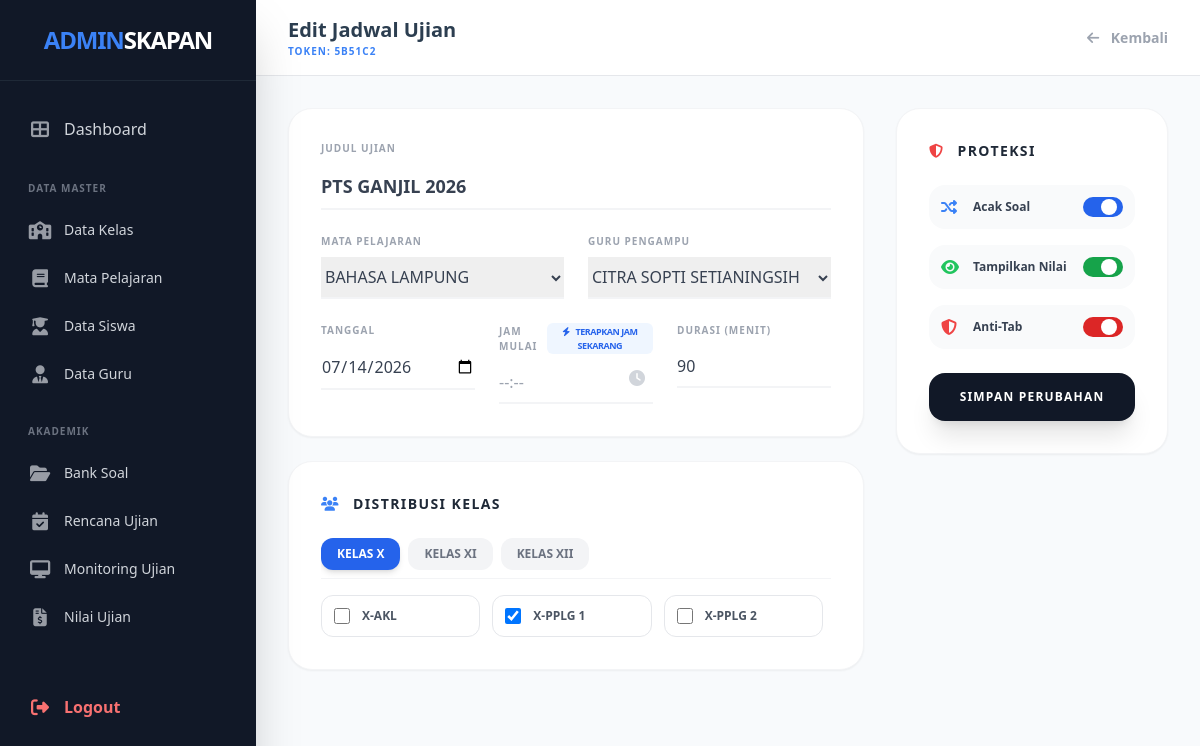
/cbt_sekolah/pages/admin/ujian_edit.php?id=15 (signed in), run on the app's committed database.
### tables this page shows
CREATE TABLE `tb_ujian` (
  `id_ujian` int(11) NOT NULL,
  `id_mapel` int(11) NOT NULL,
  `id_guru` int(11) NOT NULL,
  `judul_ujian` varchar(200) NOT NULL,
  `tanggal_ujian` date NOT NULL,
  `jam_mulai` time NOT NULL,
  `jam_selesai` time NOT NULL,
  `durasi_menit` int(11) NOT NULL,
  `token` varchar(10) DEFAULT NULL,
  `tampil_nilai` enum('0','1') DEFAULT '0',
  `acak_soal` enum('0','1') DEFAULT '0',
  `anti_tab` enum('0','1') DEFAULT '0',
  `status_ujian` enum('aktif','nonaktif') DEFAULT 'aktif'
);

CREATE TABLE `tb_mapel` (
  `id_mapel` int(11) NOT NULL,
  `kode_mapel` varchar(20) DEFAULT NULL,
  `nama_mapel` varchar(100) NOT NULL
);

CREATE TABLE `tb_users` (
  `id_user` int(11) NOT NULL,
  `nama_lengkap` varchar(100) NOT NULL,
  `ruangan` varchar(100) DEFAULT NULL,
  `username` varchar(50) NOT NULL,
  `password` varchar(255) NOT NULL,
  `role` enum('admin','guru','siswa','pengawas') NOT NULL,
  `id_kelas` int(11) DEFAULT NULL,
  `nisn` varchar(20) DEFAULT NULL,
  `jenis_kelamin` enum('L','P') DEFAULT NULL,
  `tempat_lahir` varchar(100) DEFAULT NULL,
  `tanggal_lahir` date DEFAULT NULL,
  `nis` varchar(20) DEFAULT NULL,
  `agama` varchar(20) DEFAULT NULL,
  `alamat` text DEFAULT NULL,
  `created_at` timestamp NOT NULL DEFAULT current_timestamp(),
  `status` enum('aktif','nonaktif') DEFAULT 'aktif'
);

CREATE TABLE `tb_kelas` (
  `id_kelas` int(11) NOT NULL,
  `tingkat` enum('X','XI','XII') DEFAULT NULL,
  `nama_kelas` varchar(50) NOT NULL
);

### cbt_sekolah/pages/admin/ujian_edit.php (the view, shortened to what this page needs)
<?php
require_once '../../config/koneksi.php';
$id_ujian = isset($_GET['id']) ? $_GET['id'] : null;
$stmt = $pdo->prepare("SELECT * FROM tb_ujian WHERE id_ujian = ?");
$stmt->execute([$id_ujian]);
$u = $stmt->fetch();
$pilih = $pdo->prepare("SELECT id_kelas FROM tb_ujian_kelas WHERE id_ujian = ?");
$pilih->execute([$id_ujian]);
$id_kelas_terpilih = $pilih->fetchAll(PDO::FETCH_COLUMN);
$mapel_list = $pdo->query("SELECT * FROM tb_mapel ORDER BY nama_mapel ASC")->fetchAll();
$guru_list  = $pdo->query("SELECT * FROM tb_users WHERE role IN ('admin', 'guru') ORDER BY nama_lengkap ASC")->fetchAll();
$kelas_list = $pdo->query("SELECT * FROM tb_kelas ORDER BY nama_kelas ASC")->fetchAll();
?>
<!DOCTYPE html>
<html lang="id">
<head>
    <script src="https://cdn.tailwindcss.com"></script>
    <link rel="stylesheet" href="https://cdnjs.cloudflare.com/ajax/libs/font-awesome/6.4.0/css/all.min.css">
    <link rel="stylesheet" href="https://cdn.jsdelivr.net/npm/flatpickr/dist/flatpickr.min.css">
</head>
<body class="bg-[#F8FAFC] font-sans text-gray-700">
    <?php include '../../layouts/sidebar_admin.php'; ?>
    <div class="md:ml-64 min-h-screen">
        <header class="bg-white border-b border-gray-200 py-4 px-8 sticky top-0 z-40 flex justify-between items-center">
            <div>
                <h1 class="text-xl font-bold text-[#2C3E50]">Edit Jadwal Ujian</h1>
                <p class="text-[10px] text-blue-500 font-bold uppercase tracking-widest">Token: <?= $u['token'] ?></p>
            </div>
            <a href="rencana_ujian.php" class="text-sm font-bold text-gray-400 hover:text-gray-600"><i class="fas fa-arrow-left mr-2"></i> Kembali</a>
        </header>
        <main class="p-8">
            <form action="../../proses/ujian_proses.php" method="POST" class="max-w-5xl mx-auto grid grid-cols-1 lg:grid-cols-3 gap-8">
                <div class="lg:col-span-2 space-y-6">
                    <div class="bg-white p-8 rounded-3xl border border-gray-100 shadow-sm space-y-6">
                        <div>
                            <label class="text-[10px] font-black text-gray-400 uppercase tracking-widest block mb-2">Judul Ujian</label>
                            <input type="text" name="judul_ujian" value="<?= htmlspecialchars($u['judul_ujian']) ?>" class="w-full border-b-2 border-gray-100 py-2 outline-none focus:border-blue-500 transition font-bold text-lg" required>
                        </div>
                        <div class="grid grid-cols-2 gap-6">
                            <div>
                                <label class="text-[10px] font-black text-gray-400 uppercase tracking-widest block mb-2">Mata Pelajaran</label>
                                <select name="id_mapel" class="w-full border-b-2 border-gray-100 py-2 outline-none focus:border-blue-500 transition font-medium" required>
                                    <?php foreach ($mapel_list as $m): ?>
                                        <option value="<?= $m['id_mapel'] ?>" <?= $m['id_mapel'] == $u['id_mapel'] ? 'selected' : '' ?>><?= $m['nama_mapel'] ?></option>
                                    <?php endforeach; ?>
                                </select>
                            </div>
                            <div>
                                <label class="text-[10px] font-black text-gray-400 uppercase tracking-widest block mb-2">Guru Pengampu</label>
                                <select name="id_guru" class="w-full border-b-2 border-gray-100 py-2 outline-none focus:border-blue-500 transition font-medium" required>
                                    <?php foreach ($guru_list as $g): ?>
                                        <option value="<?= $g['id_user'] ?>" <?= $g['id_user'] == $u['id_guru'] ? 'selected' : '' ?>><?= $g['nama_lengkap'] ?></option>
                                    <?php endforeach; ?>
                                </select>
                            </div>
                        </div>
                        <div class="grid grid-cols-3 gap-6">
                            <div>
                                <label class="text-[10px] font-black text-gray-400 uppercase tracking-widest block mb-2">Tanggal</label>
                                <input type="date" name="tanggal_ujian" value="<?= $u['tanggal_ujian'] ?>" class="w-full border-b-2 border-gray-100 py-2 outline-none focus:border-blue-500 transition" required>
                            </div>
                            <div>
                                <div class="flex justify-between items-center mb-2">
                                    <label class="text-[10px] font-bold text-gray-400 uppercase tracking-widest">Jam Mulai</label>
                                    <button type="button" onclick="setJamSekarang()" class="text-[9px] font-black text-blue-600 hover:text-blue-800 uppercase tracking-tighter bg-blue-50 px-2 py-0.5 rounded-md transition-all">
                                        <i class="fas fa-bolt mr-1"></i> Terapkan Jam Sekarang
                                    </button>
                                </div>
                                <div class="relative">
                                    <input type="text" name="jam_mulai" id="pilihJam" placeholder="--:--"
                                        class="w-full border-b-2 border-gray-100 py-2 outline-none focus:border-blue-500 transition font-medium bg-transparent cursor-pointer" required>
                                    <i class="fas fa-clock absolute right-2 top-2 text-gray-300 pointer-events-none"></i>
                                </div>
                            </div>
                            <div>
                                <label class="text-[10px] font-black text-gray-400 uppercase tracking-widest block mb-2">Durasi (Menit)</label>
                                <input type="number" name="durasi_menit" value="<?= $u['durasi_menit'] ?>" class="w-full border-b-2 border-gray-100 py-2 outline-none focus:border-blue-500 transition" required>
                            </div>
                        </div>
                    </div>
                    <div class="bg-white p-8 rounded-3xl border border-gray-100 shadow-sm">
                        <h3 class="text-sm font-black text-gray-800 uppercase tracking-widest mb-6"><i class="fas fa-users mr-2 text-blue-500"></i> Distribusi Kelas</h3>
                        <?php
                        $kelas_x   = [];
                        $kelas_xi  = [];
                        $kelas_xii = [];
                        $kelas_lain = [];
                        foreach ($kelas_list as $k) {
                            $n = strtoupper($k['nama_kelas']);
                            if (strpos($n, 'XII') === 0) {
                                $kelas_xii[] = $k;
                            } elseif (strpos($n, 'XI') === 0) {
                                $kelas_xi[] = $k;
                            } elseif (strpos($n, 'X') === 0) {
                                $kelas_x[] = $k;
                            } else {
                                $kelas_lain[] = $k;
                            }
                        }
                        ?>
                        <div class="flex space-x-2 mb-4 border-b border-gray-100 pb-2 overflow-x-auto">
                            <button type="button" onclick="bukaTabKelas('tab-x', this)" class="tab-btn px-4 py-2 rounded-xl text-xs font-bold bg-blue-600 text-white transition shadow-md hover:shadow-lg">KELAS X</button>
                            <button type="button" onclick="bukaTabKelas('tab-xi', this)" class="tab-btn px-4 py-2 rounded-xl text-xs font-bold bg-gray-100 text-gray-500 hover:bg-gray-200 transition">KELAS XI</button>
                            <button type="button" onclick="bukaTabKelas('tab-xii', this)" class="tab-btn px-4 py-2 rounded-xl text-xs font-bold bg-gray-100 text-gray-500 hover:bg-gray-200 transition">KELAS XII</button>
                        </div>
                        <div class="max-h-[300px] overflow-y-auto pr-2 custom-scrollbar">
                            <div id="tab-x" class="tab-content grid grid-cols-2 lg:grid-cols-3 gap-3">
                                <?php foreach ($kelas_x as $k): ?>
                                    <label class="flex items-center p-3 border rounded-xl hover:bg-blue-50 cursor-pointer transition bg-white group hover:border-blue-300">
                                        <input type="checkbox" name="id_kelas[]" value="<?= $k['id_kelas'] ?>" <?= in_array($k['id_kelas'], $id_kelas_terpilih) ? 'checked' : '' ?> class="w-4 h-4 text-blue-600 rounded">
                                        <span class="ml-3 text-xs font-bold text-gray-600 uppercase group-hover:text-blue-700 transition"><?= $k['nama_kelas'] ?></span>
                                    </label>
                                <?php endforeach; ?>
                            </div>
                        </div>
                    </div>
                </div>
                <div class="space-y-6">
                    <div class="bg-white p-8 rounded-3xl border border-gray-100 shadow-sm space-y-6">
                        <h3 class="text-sm font-black text-gray-800 uppercase tracking-widest mb-2"><i class="fas fa-shield-alt mr-2 text-red-500"></i> Proteksi</h3>
                        <div class="space-y-4">
                            <?php
                            $proteksi = [
                                ['name' => 'acak_soal', 'label' => 'Acak Soal', 'icon' => 'fa-random', 'color' => 'blue'],
                                ['name' => 'tampil_nilai', 'label' => 'Tampilkan Nilai', 'icon' => 'fa-eye', 'color' => 'green'],
                                ['name' => 'anti_tab', 'label' => 'Anti-Tab', 'icon' => 'fa-shield-alt', 'color' => 'red']
                            ];
                            foreach ($proteksi as $p): ?>
                                <label class="flex items-center justify-between p-3 bg-gray-50 rounded-2xl cursor-pointer">
                                    <div class="flex items-center">
                                        <i class="fas <?= $p['icon'] ?> text-<?= $p['color'] ?>-500 w-5"></i>
                                        <span class="ml-3 text-xs font-bold"><?= $p['label'] ?></span>
                                    </div>
                                    <div class="relative inline-flex items-center cursor-pointer">
                                        <div class="w-10 h-5 bg-gray-200 rounded-full peer peer-checked:after:translate-x-full peer-checked:bg-<?= $p['color'] ?>-600 after:content-[''] after:absolute after:top-[2px] after:left-[2px] after:bg-white after:rounded-full after:h-4 after:w-4 after:transition-all"></div>
                                    </div>
                                </label>
                            <?php endforeach; ?>
                        </div>
                        <button type="submit" name="update_ujian" class="w-full bg-gray-900 text-white py-4 rounded-2xl font-black text-xs uppercase tracking-widest hover:bg-blue-600 shadow-xl transition-all">
                            Simpan Perubahan
                        </button>
                    </div>
                </div>
            </form>
        </main>
    </div>
</body>
</html>

### data on the page
tb_ujian: token "5B51C2", judul_ujian "PTS GANJIL 2026", id_mapel "BAHASA LAMPUNG", id_guru "CITRA SOPTI SETIANINGSIH", tanggal_ujian "07/14/2026", durasi_menit "90"
tb_kelas: nama_kelas "X-AKL"
tb_kelas: id_kelas "☑", nama_kelas "X-PPLG 1"
tb_kelas: nama_kelas "X-PPLG 2"

### other printed values
$p['label'] "Acak Soal"
$p['label'] "Tampilkan Nilai"
$p['label'] "Anti-Tab"
